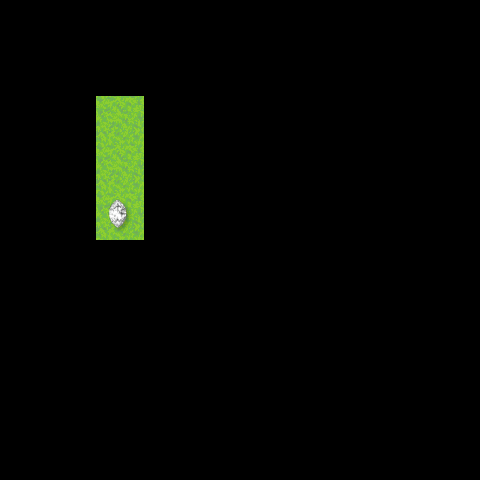

A level layout from a 2D game, rendered from its tile map. Below: a short description, then the map file with its tile-grid data intact:
An orthogonal 10x10 tile map with 48x48 px tiles, 2 tile layers (ground, object).

<map version="1.2" tiledversion="1.2.5" orientation="orthogonal" renderorder="right-down" width="10" height="10" tilewidth="48" tileheight="48" infinite="0" nextlayerid="3" nextobjectid="1">
 <tileset firstgid="1" name="0-99" tilewidth="48" tileheight="48" tilecount="110" columns="10">
  <image source="0-99-2.png" width="480" height="528" />
 </tileset>
 <layer id="2" name="ground" width="10" height="10">
  <data encoding="csv">
0,0,0,0,0,0,0,0,0,0,
0,0,0,0,0,0,0,0,0,0,
0,0,51,0,0,0,0,0,0,0,
0,0,51,0,0,0,0,0,0,0,
0,0,51,0,0,0,0,0,0,0,
0,0,0,0,0,0,0,0,0,0,
0,0,0,0,0,0,0,0,0,0,
0,0,0,0,0,0,0,0,0,0,
0,0,0,0,0,0,0,0,0,0,
0,0,0,0,0,0,0,0,0,0
</data>
 </layer>
 <layer id="1" name="object" width="10" height="10">
  <data encoding="csv">
0,0,0,0,0,0,0,0,0,0,
0,0,0,0,0,0,0,0,0,0,
0,0,0,0,0,0,0,0,0,0,
0,0,0,0,0,0,0,0,0,0,
0,0,61,0,0,0,0,0,0,0,
0,0,0,0,0,0,0,0,0,0,
0,0,0,0,0,0,0,0,0,0,
0,0,0,0,0,0,0,0,0,0,
0,0,0,0,0,0,0,0,0,0,
0,0,0,0,0,0,0,0,0,0
</data>
 </layer>
</map>
